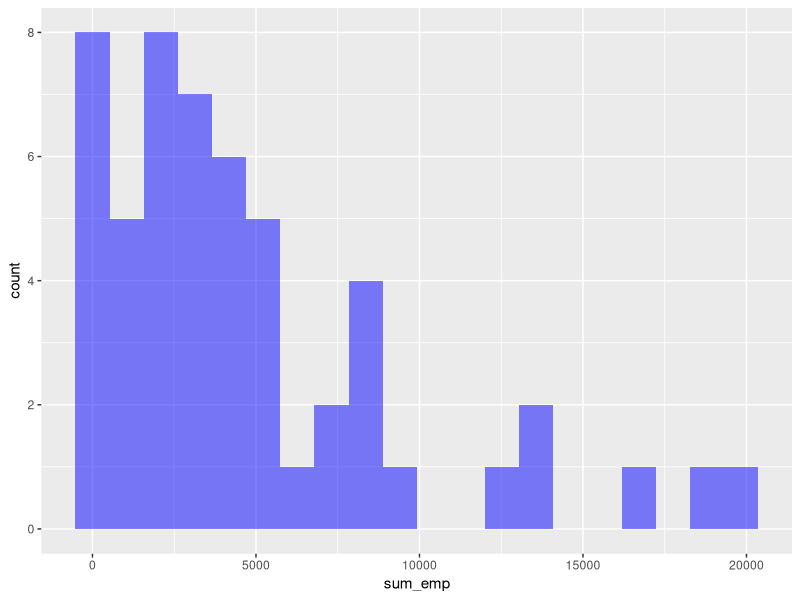

Write the R code that produced this figure. (Note: this script raises an error after producing the figure.)
## ---- chunk 1
#| label: setup
#| warning: false
#| message: false

library(tidyverse)
library(ggplot2)

knitr::opts_chunk$set(echo = TRUE, warning=FALSE, message=FALSE)
## ---- chunk 2
Railroads <- read_csv("_data/railroad_2012_clean_county.csv", show_col_types = FALSE)
## ---- chunk 3
length(unique(Railroads$county))
Railroads %>%
  group_by(county) %>%
  summarize(n = n())
## ---- chunk 4
Railroads <- Railroads %>%
  unite('State and County', county:state, remove = FALSE)
## ---- chunk 5
Railroads %>%
  group_by(state) %>%
  summarise(sum_emp = sum(total_employees)) %>%
  ggplot(aes(x = sum_emp)) +
  geom_histogram(bins = 20, alpha = 0.5, fill = "blue")
## ---- chunk 6
Railroads %>%
  ggplot(aes(x = state, y = total_employees, fill = county)) + 
  geom_bar(position = "fill")
